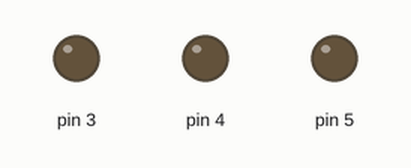
The sketch below on a simulated Arduino Uno, built with avr-gcc and run on an emulated ATmega328P. Shown: output pins drawn as LEDs (lit = HIGH).

Above: at 0.2 s.
At 1.1 s:
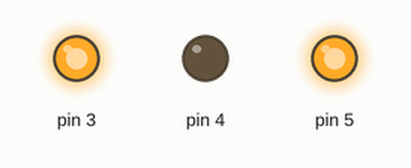
At 2.5 s:
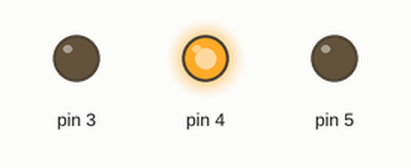
Timing chart, 0 to 3.0 s (numbered marks = the images above):
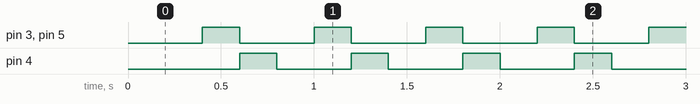

Measured:
- by itself, pin 3–5: alternates HIGH for 0.20 s and LOW for 0.40 s
- by itself, everything shown: repeats every 0.60 s, in 3 steps

The sketch:

Adruino_2409.ino
```cpp
void setup() {
  // initialize digital pin as an output.
  pinMode(3, OUTPUT);
  pinMode(4, OUTPUT);
  pinMode(5, OUTPUT);
}
// the loop function runs over and over again forever
void loop() {
  digitalWrite(3, LOW);// turn the RED LED on
  delay(200);// wait for a second
digitalWrite(4, LOW);// turn the GREEN LED on
  digitalWrite(5, LOW);// turn the GREEN LED on
    delay(200);// wait for a second
  digitalWrite(3, HIGH);// turn the RED LED off
  digitalWrite(5, HIGH);// turn the GREEN LED off
  delay(200);// wait for a second
   digitalWrite(4, HIGH);// turn the GREEN LED off
     digitalWrite(5, LOW);// turn the GREEN LED on

}
```
